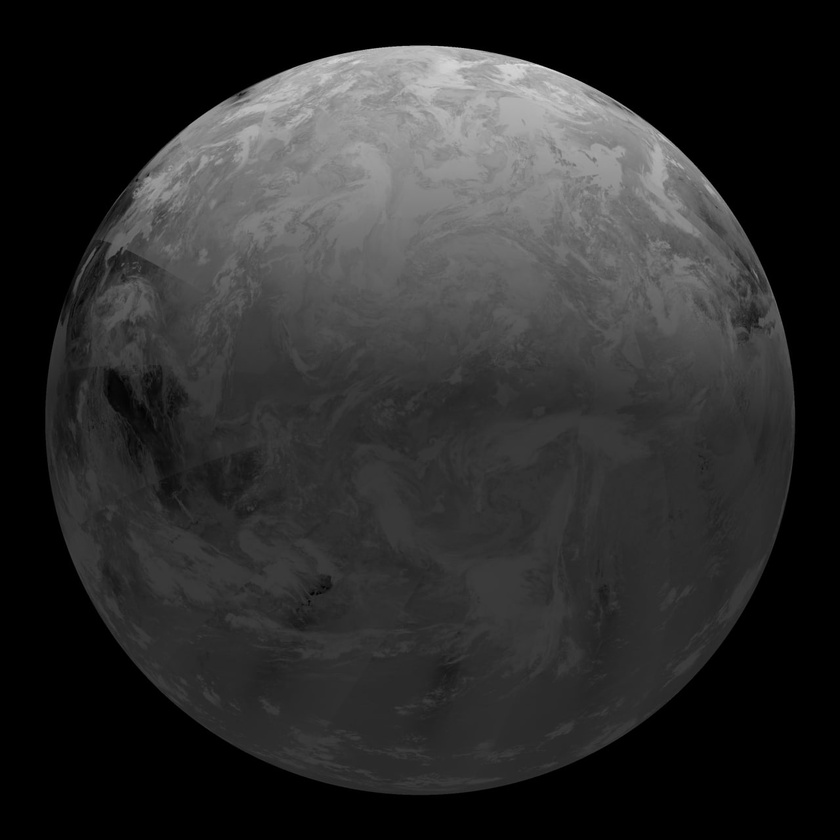
#> input picture screens/3.jpg, 840 x 840 px, shrunk from 1280 x 1280 before the run, found by its file name
$ python yarjost.py
#> lines starting #> are read from the running program, lines starting #| are printed output that depends on the picture; after the words box and inside, x2 and y2 are one past the last pixel; in counts of white or black regions, pixels touching at a corner belong together
import cv2
import numpy as np
import matplotlib.pyplot as plt

# Загрузить изображение
image_path = 'C:/Users/arkhi/Desktop/screens/3.jpg'  # укажите путь к изображению
image = cv2.imread(image_path, cv2.IMREAD_GRAYSCALE)
#> image is the input picture: shape (840, 840); min 0, max 232, mean 45

# Разделить изображение на области (например, по горизонтали)
height, width = image.shape
#> height = 840; width = 840
num_regions = 10
region_height = height // num_regions
#> region_height = 84

# Применить CLAHE (Contrast Limited Adaptive Histogram Equalization) для каждой области
clahe = cv2.createCLAHE(clipLimit=2.0, tileGridSize=(8, 8))
regions_equalized = image.copy()

image2 = clahe.apply(image)
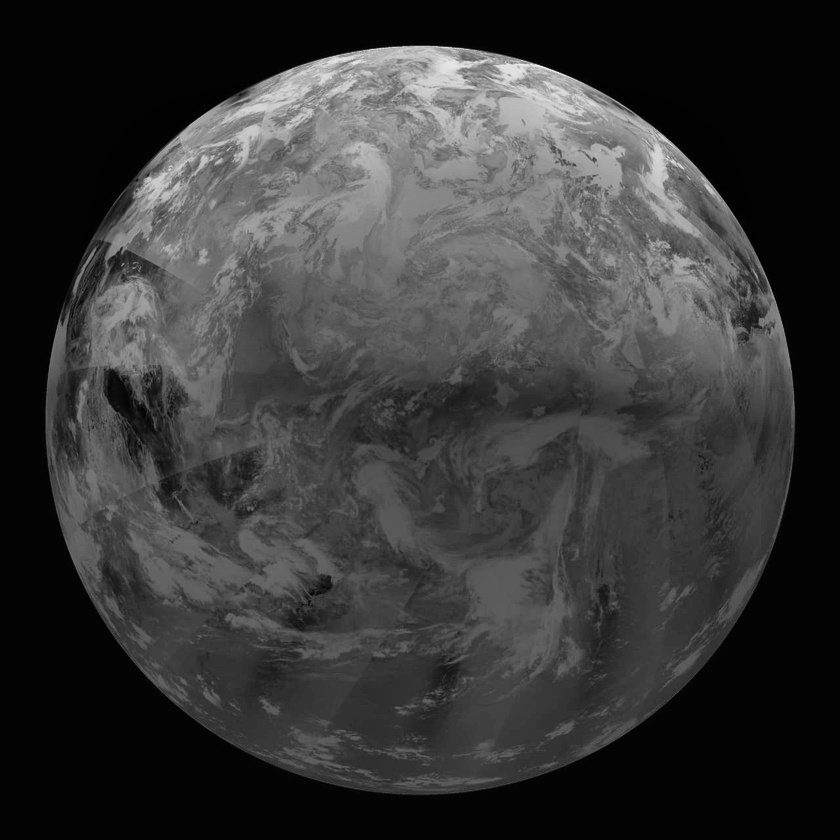
#> image2: shape (840, 840); min 2, max 241, mean 55.5

for i in range(num_regions):
    region = regions_equalized[i * region_height:(i + 1) * region_height, :]
    regions_equalized[i * region_height:(i + 1) * region_height, :] = clahe.apply(region)
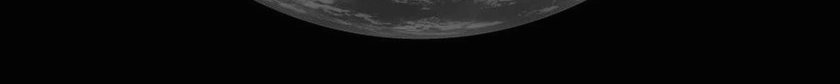
#> region: shape (84, 840); min 2, max 108, mean 10.3

# После этого можно применить глобальное выравнивание на все изображение
equalized_image = clahe.apply(regions_equalized)
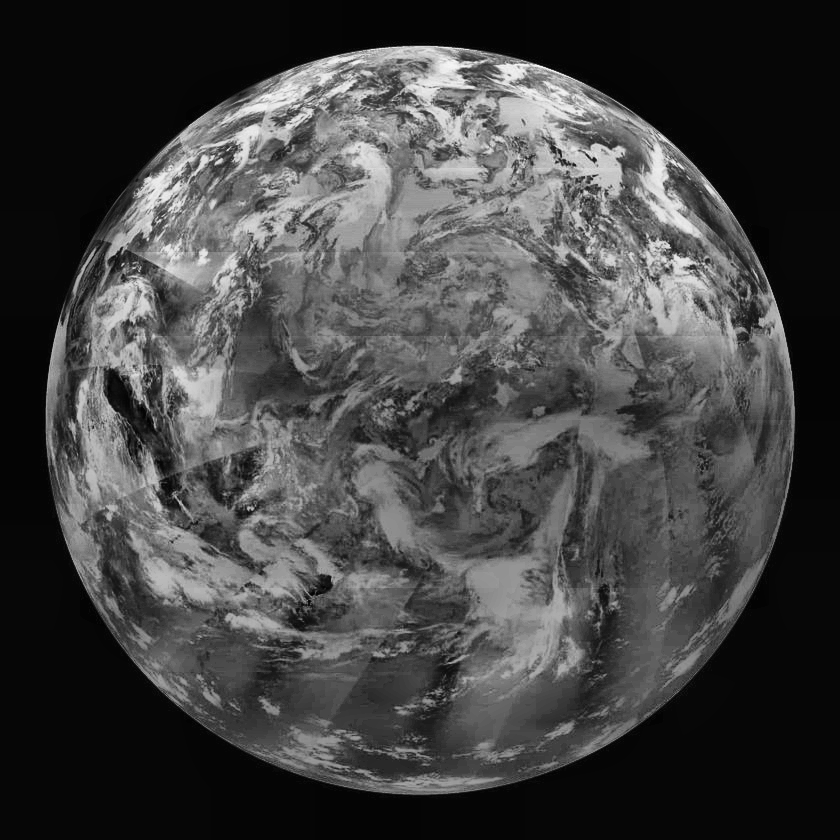
#> equalized_image: shape (840, 840); min 1, max 247, mean 67.4

# Применить стандартное гистограммное выравнивание
hist_equalized_image = cv2.equalizeHist(image)
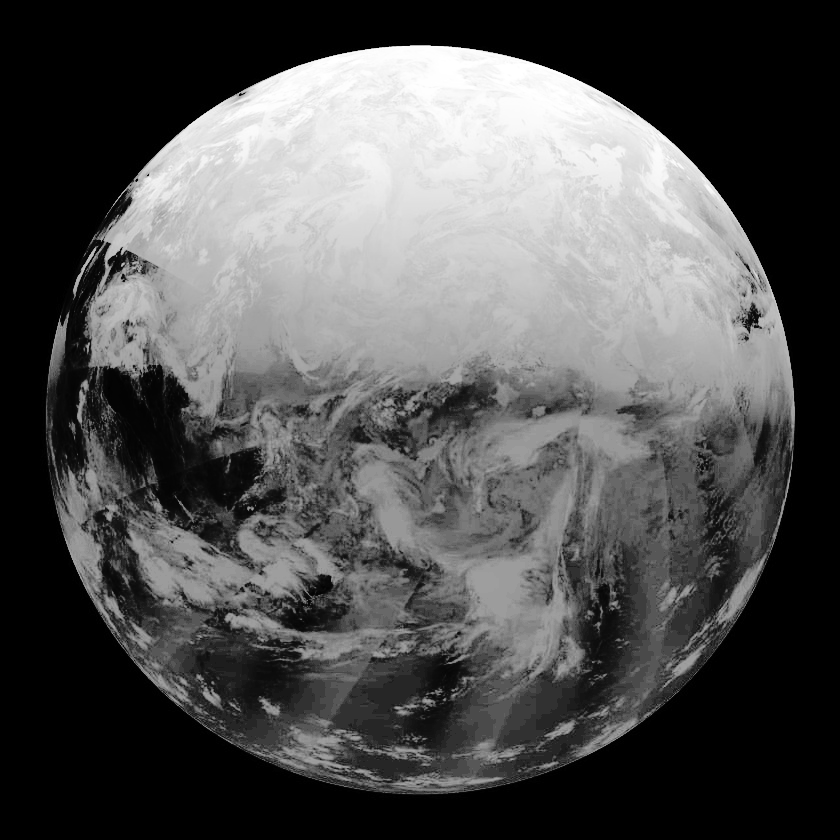
#> hist_equalized_image: shape (840, 840); min 0, max 255, mean 82.6

# Применить пороговое значение для выделения облаков
threshold_value = 130
_, cloud_mask = cv2.threshold(equalized_image, threshold_value, 255, cv2.THRESH_BINARY)
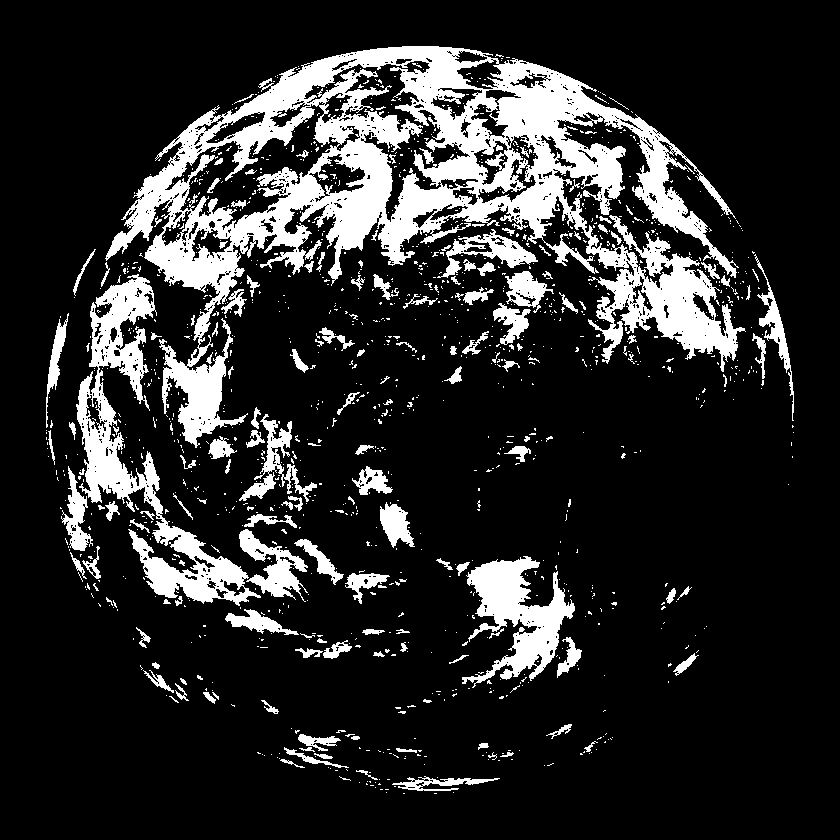
#> cloud_mask: shape (840, 840); 16.7% white; 1304 white regions (1145 under 20 px), largest, box (x1, y1, x2, y2) and area: (105, 46, 746, 448) 70590, (76, 274, 261, 606) 12929, (462, 556, 575, 688) 6515

# Морфологическая обработка
kernel = np.ones((5, 5), np.uint8)
cloud_mask = cv2.morphologyEx(cloud_mask, cv2.MORPH_CLOSE, kernel)
#> cloud_mask: shape (840, 840); 21% white; 361 white regions (272 under 20 px), largest, box (x1, y1, x2, y2) and area: (100, 46, 751, 448) 97701, (61, 262, 308, 606) 21444, (436, 556, 582, 693) 8188


# Применить дилатацию для расширения маски (умеренно)
mask_dilated = cv2.dilate(cloud_mask, None, iterations=1)
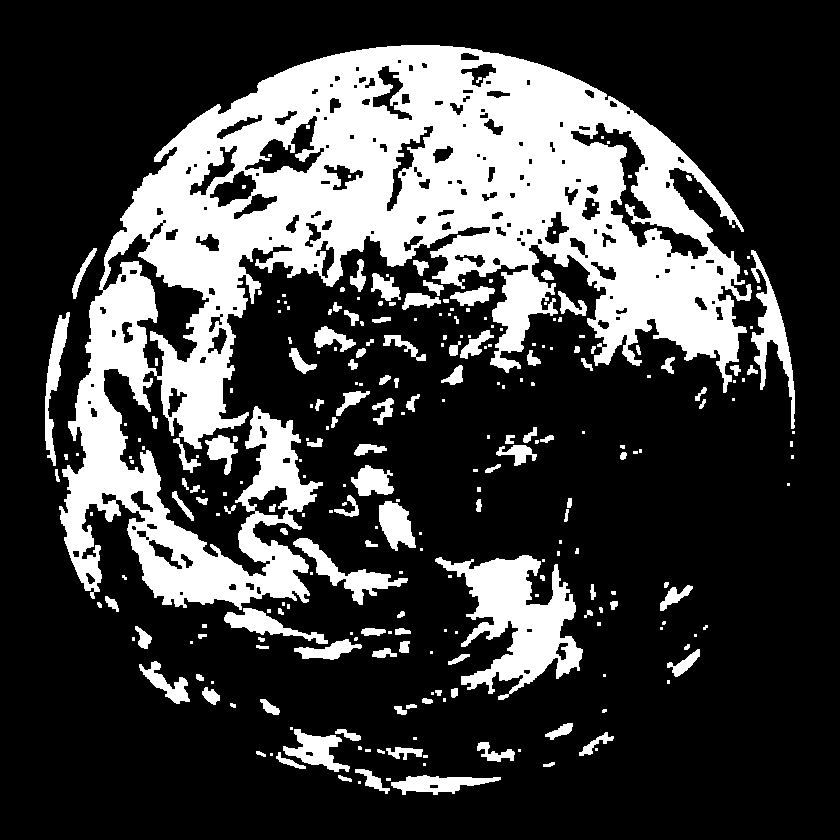
#> mask_dilated: shape (840, 840); 25.3% white; 269 white regions (138 under 20 px), largest, box (x1, y1, x2, y2) and area: (59, 45, 752, 610) 140462, (435, 555, 583, 700) 9720, (751, 250, 795, 429) 2261

# Используем inpainting для удаления облаков
inpainted_image = cv2.inpaint(regions_equalized, mask_dilated, inpaintRadius=3, flags=cv2.INPAINT_TELEA)
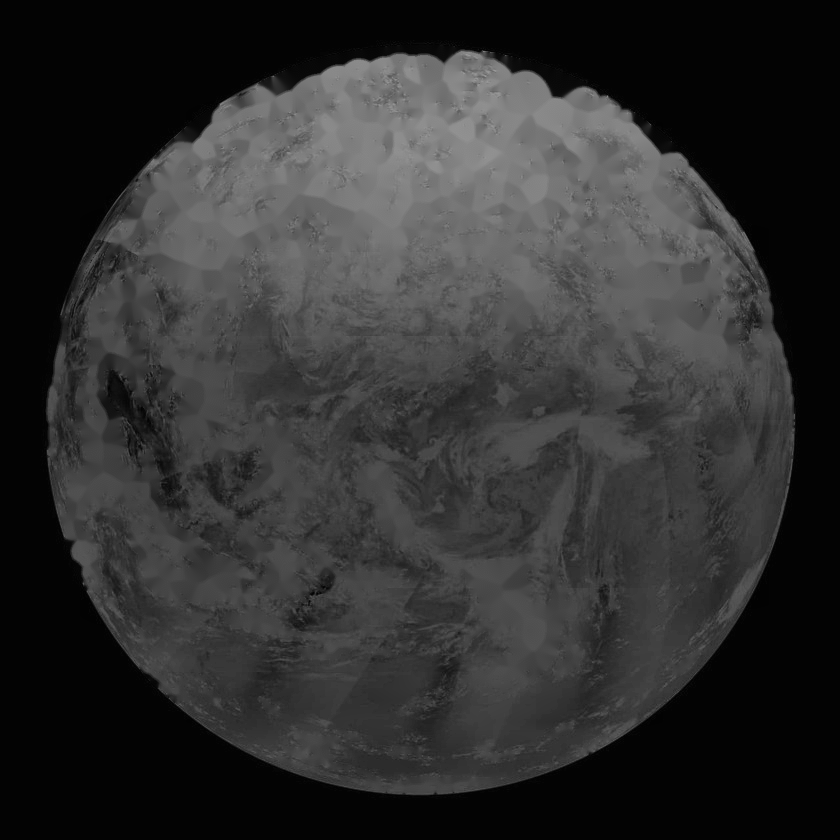
#> inpainted_image: shape (840, 840); min 2, max 154, mean 47.8

# Показать результаты
plt.figure(figsize=(50, 10))

# Оригинальное изображение
plt.subplot(1, 5, 1)
plt.title('Оригинальное изображение')
plt.imshow(image, cmap='gray')
plt.axis('off')

# Простое выравнивание
plt.subplot(1, 5, 2)
plt.title('Простое выравнивание')
plt.imshow(image2, cmap='gray')
plt.axis('off')

# Простое выравнивание по регионам
plt.subplot(1, 5, 3)
plt.title('Выравнивание по регионам')
plt.imshow(hist_equalized_image, cmap='gray')
plt.axis('off')

# Уравненное изображение по регионам
plt.subplot(1, 5, 4)
plt.title('Уравненное изображение по регионам')
plt.imshow(regions_equalized, cmap='gray')
plt.axis('off')

# Маска облаков
plt.subplot(1, 5, 5)
plt.title('Маска облаков')
plt.imshow(cloud_mask, cmap='gray')
plt.axis('off')

plt.show()

# Показать изображение после удаления облаков
plt.figure(figsize=(10, 10))
plt.imshow(inpainted_image, cmap='gray')
plt.title('Изображение после удаления облаков')
plt.axis('off')
plt.show()

$ run again, with screens/1.jpg copied over screens/3.jpg
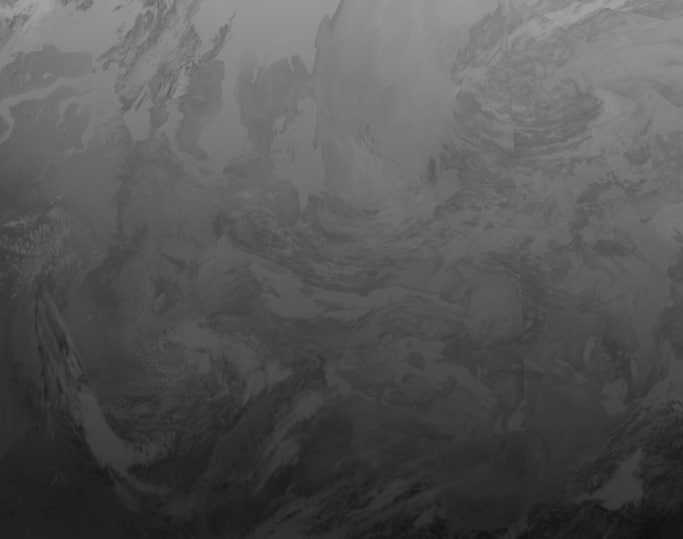
#> input picture screens/1.jpg, 683 x 539 px, found by its file name
#> image is the input picture: shape (539, 683); min 15, max 163, mean 86
#> `_, cloud_mask = cv2.threshold(equalized_image, threshold_value, 255, c..`:
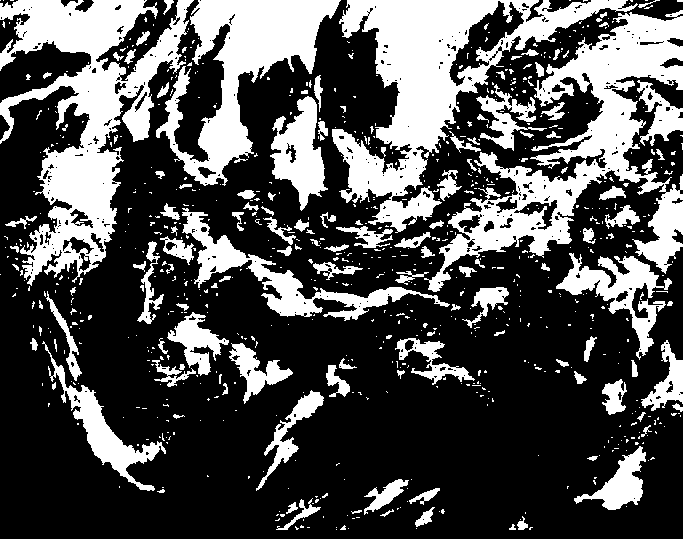
#> cloud_mask: shape (539, 683); 31.6% white; 779 white regions (652 under 20 px), largest, box (x1, y1, x2, y2) and area: (0, 0, 194, 286) 21010, (424, 10, 683, 292) 20672, (332, 0, 638, 233) 20581
#> mask_dilated: shape (539, 683); 43.5% white; 218 white regions (105 under 20 px), largest, box (x1, y1, x2, y2) and area: (148, 0, 683, 378) 82214, (0, 0, 342, 306) 42291, (41, 290, 176, 494) 5571
#> `inpainted_image = cv2.inpaint(regions_equalized, mask_dilated, inpaint..`:
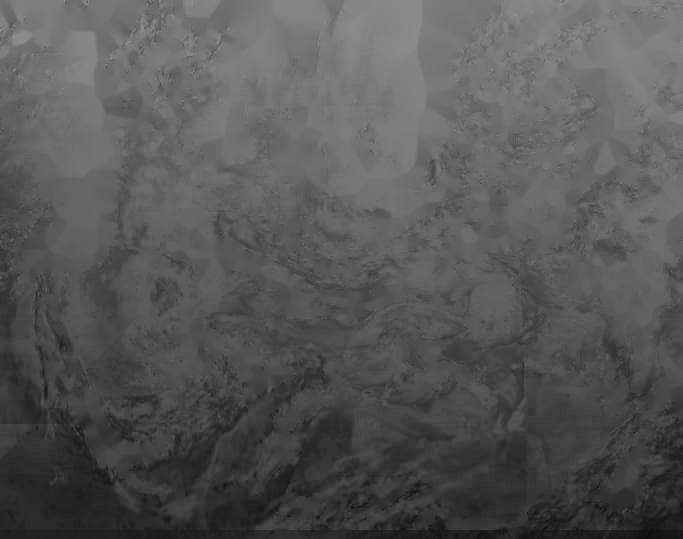
#> inpainted_image: shape (539, 683); min 15, max 144, mean 86.7

$ run again, with screens/2.jpg copied over screens/3.jpg
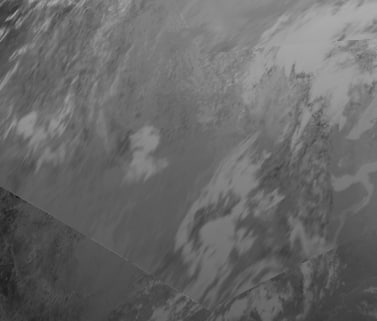
#> input picture screens/2.jpg, 377 x 321 px, found by its file name
#> image is the input picture: shape (321, 377); min 26, max 174, mean 104.5
#> `_, cloud_mask = cv2.threshold(equalized_image, threshold_value, 255, c..`:
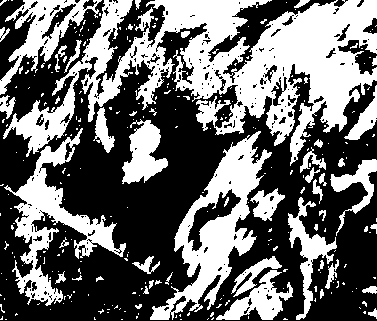
#> cloud_mask: shape (321, 377); 41.9% white; 284 white regions (235 under 20 px), largest, box (x1, y1, x2, y2) and area: (3, 0, 377, 166) 24592, (150, 131, 272, 320) 6918, (4, 128, 126, 306) 5305
#> mask_dilated: shape (321, 377); 58.9% white; 76 black regions (35 under 20 px), largest, box (x1, y1, x2, y2) and area: (0, 65, 377, 321) 33709, (305, 173, 377, 321) 4534, (303, 184, 366, 243) 1524
#> `inpainted_image = cv2.inpaint(regions_equalized, mask_dilated, inpaint..`:
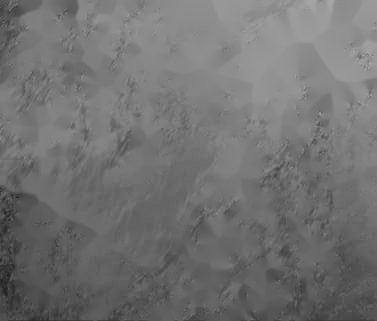
#> inpainted_image: shape (321, 377); min 30, max 168, mean 113.6
